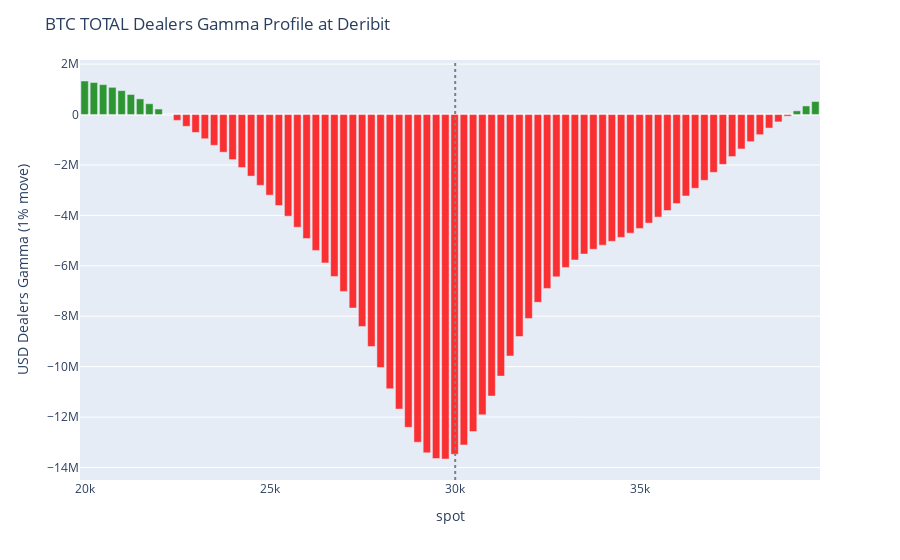
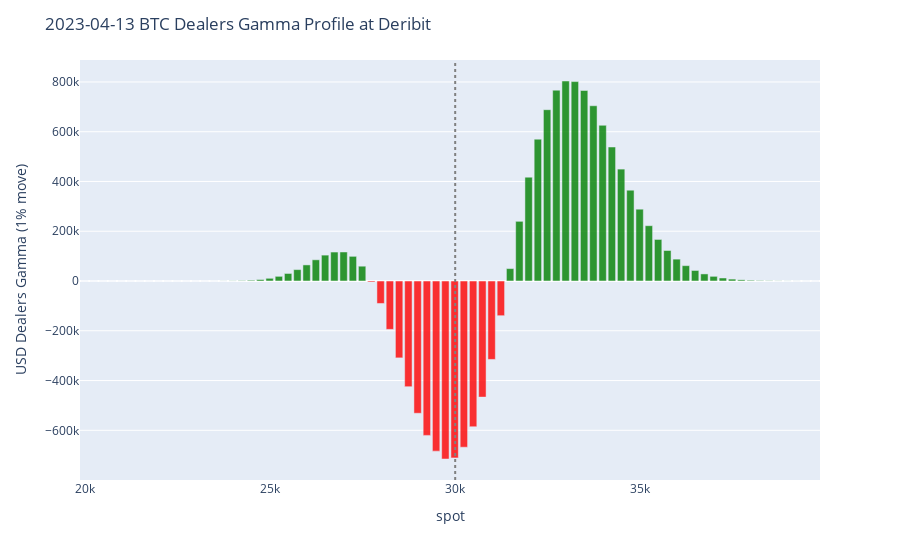
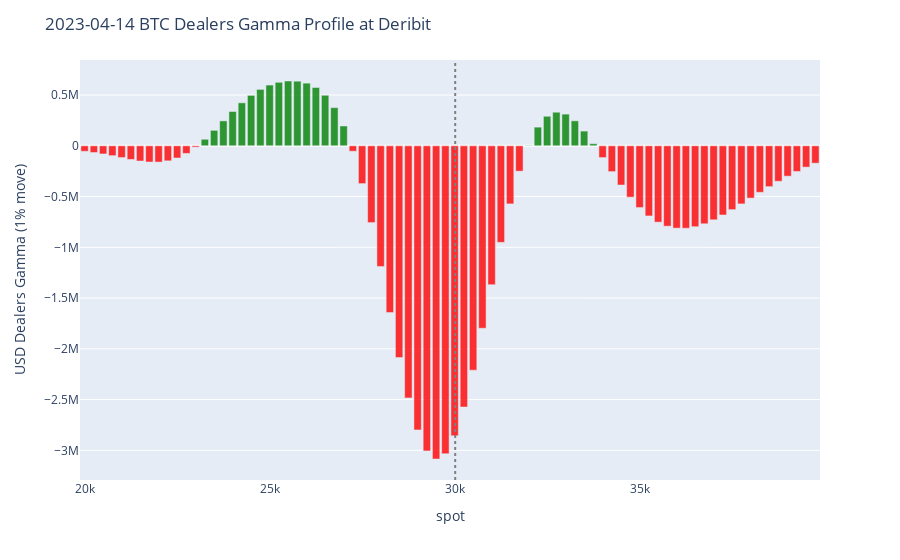
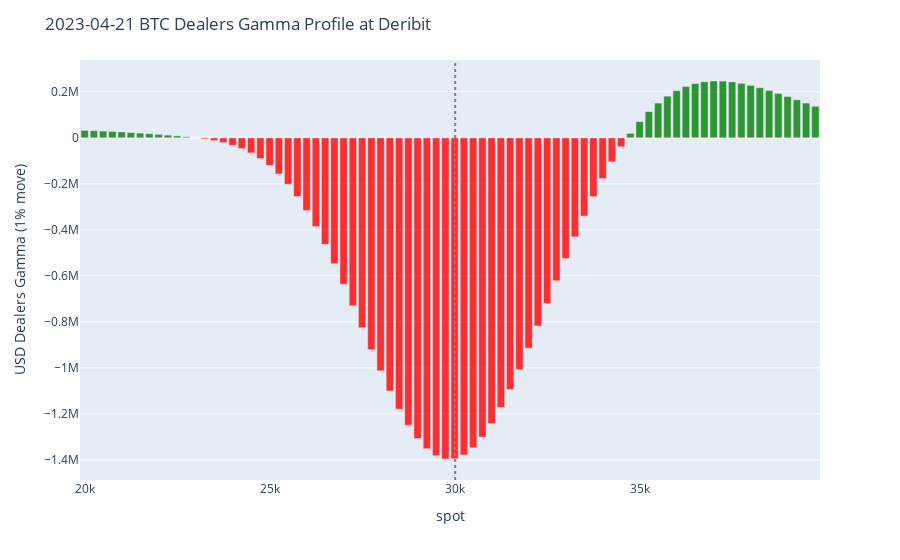

Here is the notebook cell these charts were saved with, in order:
### Markdown cell above
## Charting total gamma exposure and each expirations

### Code cell
##Here you can exclude some expirations
gamma_profile_exp = gamma_profile[gamma_profile['expiration']>'2022-4-12 08:00']
gamma_profile_tot = gamma_profile_exp.groupby(gamma_profile_exp.index).sum()

##Total gamma chart

fig = px.bar(gamma_profile_tot, x = gamma_profile_tot.index, y = 'usd_gamma', color=gamma_profile_tot["usd_gamma"] > 0,
    color_discrete_map={True: "green", False: "red"}, opacity = 0.8)

fig.update_layout(showlegend = False,
                  title = symbol + ' TOTAL Dealers Gamma Profile at Deribit'
                 )
fig.update_yaxes(title='USD Dealers Gamma (1% move)')

fig.add_vline(x=df_final['spot'].mean(), line_width=2, line_dash="dot", line_color="grey")
fig.show()


##Each expirations charts

for exp in gamma_profile['expiration'].unique():
    gamma_profile_exp = gamma_profile[gamma_profile['expiration'] == exp]
    fig = px.bar(gamma_profile_exp, x = gamma_profile_exp.index, y = 'usd_gamma', color=gamma_profile_exp["usd_gamma"] > 0,
        color_discrete_map={True: "green", False: "red"}, opacity = 0.8)

    fig.update_layout(showlegend = False,
                      title = str(exp)[0:10] +' '+symbol+' Dealers Gamma Profile at Deribit'
                     )
    fig.update_yaxes(title='USD Dealers Gamma (1% move)')
    fig.add_vline(x=df_final['spot'].mean(), line_width=2, line_dash="dot", line_color="grey")
    fig.show()

### Figure 1 — Plotly figure (JSON) as saved in the notebook; plotly's stock layout.template omitted (floating-point values rounded to 4 significant figures)
{"data": [{"alignmentgroup": "True", "hovertemplate": "color=True<br>spot=%{x}<br>usd_gamma=%{y}<extra></extra>", "legendgroup": "True", "marker": {"color": "green", "opacity": 0.8, "pattern": {"shape": ""}}, "name": "True", "offsetgroup": "True", "orientation": "v", "showlegend": true, "textposition": "auto", "type": "bar", "x": [20000, 20250, 20500, 20750, 21000, 21250, 21500, 21750, 22000, 39250, 39500, 39750], "xaxis": "x", "y": [1331000.0, 1270000.0, 1187000.0, 1080000.0, 949500.0, 795900.0, 621200.0, 427900.0, 219400.0, 147800.0, 341100.0, 516800.0], "yaxis": "y"}, {"alignmentgroup": "True", "hovertemplate": "color=False<br>spot=%{x}<br>usd_gamma=%{y}<extra></extra>", "legendgroup": "False", "marker": {"color": "red", "opacity": 0.8, "pattern": {"shape": ""}}, "name": "False", "offsetgroup": "False", "orientation": "v", "showlegend": true, "textposition": "auto", "type": "bar", "x": [22250, 22500, 22750, 23000, 23250, 23500, 23750, 24000, 24250, 24500, 24750, 25000, 25250, 25500, 25750, 26000, 26250, 26500, 26750, 27000, 27250, 27500, 27750, 28000, 28250, 28500, 28750, 29000, 29250, 29500, 29750, 30000, 30250, 30500, 30750, 31000, 31250, 31500, 31750, 32000, 32250, 32500, 32750, 33000, 33250, 33500, 33750, 34000, 34250, 34500, 34750, 35000, 35250, 35500, 35750, 36000, 36250, 36500, 36750, 37000, 37250, 37500, 37750, 38000, 38250, 38500, 38750, 39000], "xaxis": "x", "y": [-1039.0, -230400.0, -466600.0, -709200.0, -959100.0, -1219000.0, -1493000.0, -1786000.0, -2101000.0, -2442000.0, -2808000.0, -3197000.0, -3607000.0, -4032000.0, -4469000.0, -4920000.0, -5388000.0, -5884000.0, -6421000.0, -7015000.0, -7675000.0, -8406000.0, -9200000.0, -10040000.0, -10880000.0, -11680000.0, -12410000.0, -13000000.0, -13420000.0, -13640000.0, -13660000.0, -13480000.0, -13110000.0, -12570000.0, -11910000.0, -11170000.0, -10380000.0, -9577000.0, -8805000.0, -8089000.0, -7449000.0, -6897000.0, -6437000.0, -6065000.0, -5768000.0, -5534000.0, -5344000.0, -5180000.0, -5028000.0, -4873000.0, -4704000.0, -4516000.0, -4304000.0, -4067000.0, -3808000.0, -3528000.0, -3231000.0, -2923000.0, -2609000.0, -2291000.0, -1976000.0, -1666000.0, -1364000.0, -1075000.0, -798000.0, -536600.0, -291300.0, -63040.0], "yaxis": "y"}], "layout": {"barmode": "relative", "legend": {"title": {"text": "color"}, "tracegroupgap": 0}, "margin": {"t": 60}, "shapes": [{"line": {"color": "grey", "dash": "dot", "width": 2}, "type": "line", "x0": 30020.0, "x1": 30020.0, "xref": "x", "y0": 0, "y1": 1, "yref": "y domain"}], "showlegend": false, "title": {"text": "BTC TOTAL Dealers Gamma Profile at Deribit"}, "xaxis": {"anchor": "y", "domain": [0, 1], "title": {"text": "spot"}}, "yaxis": {"anchor": "x", "domain": [0, 1], "title": {"text": "USD Dealers Gamma (1% move)"}}}}

### Figure 2 — Plotly figure (JSON) as saved in the notebook; plotly's stock layout.template omitted (floating-point values rounded to 4 significant figures)
{"data": [{"alignmentgroup": "True", "hovertemplate": "color=True<br>spot=%{x}<br>usd_gamma=%{y}<extra></extra>", "legendgroup": "True", "marker": {"color": "green", "opacity": 0.8, "pattern": {"shape": ""}}, "name": "True", "offsetgroup": "True", "orientation": "v", "showlegend": true, "textposition": "auto", "type": "bar", "x": [20000, 20250, 20500, 20750, 21000, 21250, 21500, 21750, 22000, 22250, 22500, 22750, 23000, 23250, 23500, 23750, 24000, 24250, 24500, 24750, 25000, 25250, 25500, 25750, 26000, 26250, 26500, 26750, 27000, 27250, 27500, 31500, 31750, 32000, 32250, 32500, 32750, 33000, 33250, 33500, 33750, 34000, 34250, 34500, 34750, 35000, 35250, 35500, 35750, 36000, 36250, 36500, 36750, 37000, 37250, 37500, 37750, 38000, 38250, 38500, 38750, 39000, 39250, 39500, 39750], "xaxis": "x", "y": [1.564e-08, 1.522e-07, 1.319e-06, 1.022e-05, 7.105e-05, 0.0004449, 0.002517, 0.01292, 0.0603, 0.2568, 1.001, 3.582, 11.8, 35.85, 100.8, 262.6, 636.0, 1434.0, 3018.0, 5932.0, 10910.0, 18790.0, 30310.0, 45790.0, 64710.0, 85240.0, 104100.0, 116400.0, 116700.0, 99150.0, 59570.0, 49880.0, 239900.0, 417300.0, 570100.0, 688500.0, 767000.0, 803800.0, 801500.0, 765800.0, 704400.0, 625800.0, 538500.0, 449800.0, 365100.0, 288600.0, 222300.0, 167100.0, 122600.0, 87950.0, 61700.0, 42360.0, 28480.0, 18760.0, 12120.0, 7677.0, 4772.0, 2913.0, 1746.0, 1028.0, 595.3, 338.9, 189.8, 104.6, 56.73], "yaxis": "y"}, {"alignmentgroup": "True", "hovertemplate": "color=False<br>spot=%{x}<br>usd_gamma=%{y}<extra></extra>", "legendgroup": "False", "marker": {"color": "red", "opacity": 0.8, "pattern": {"shape": ""}}, "name": "False", "offsetgroup": "False", "orientation": "v", "showlegend": true, "textposition": "auto", "type": "bar", "x": [27750, 28000, 28250, 28500, 28750, 29000, 29250, 29500, 29750, 30000, 30250, 30500, 30750, 31000, 31250], "xaxis": "x", "y": [-4006.0, -90230.0, -194400.0, -309000.0, -424600.0, -531400.0, -620400.0, -683700.0, -715300.0, -710900.0, -667800.0, -585800.0, -466600.0, -315100.0, -139400.0], "yaxis": "y"}], "layout": {"barmode": "relative", "legend": {"title": {"text": "color"}, "tracegroupgap": 0}, "margin": {"t": 60}, "shapes": [{"line": {"color": "grey", "dash": "dot", "width": 2}, "type": "line", "x0": 30020.0, "x1": 30020.0, "xref": "x", "y0": 0, "y1": 1, "yref": "y domain"}], "showlegend": false, "title": {"text": "2023-04-13 BTC Dealers Gamma Profile at Deribit"}, "xaxis": {"anchor": "y", "domain": [0, 1], "title": {"text": "spot"}}, "yaxis": {"anchor": "x", "domain": [0, 1], "title": {"text": "USD Dealers Gamma (1% move)"}}}}

### Figure 3 — Plotly figure (JSON) as saved in the notebook; plotly's stock layout.template omitted (floating-point values rounded to 4 significant figures)
{"data": [{"alignmentgroup": "True", "hovertemplate": "color=False<br>spot=%{x}<br>usd_gamma=%{y}<extra></extra>", "legendgroup": "False", "marker": {"color": "red", "opacity": 0.8, "pattern": {"shape": ""}}, "name": "False", "offsetgroup": "False", "orientation": "v", "showlegend": true, "textposition": "auto", "type": "bar", "x": [20000, 20250, 20500, 20750, 21000, 21250, 21500, 21750, 22000, 22250, 22500, 22750, 23000, 27250, 27500, 27750, 28000, 28250, 28500, 28750, 29000, 29250, 29500, 29750, 30000, 30250, 30500, 30750, 31000, 31250, 31500, 31750, 34000, 34250, 34500, 34750, 35000, 35250, 35500, 35750, 36000, 36250, 36500, 36750, 37000, 37250, 37500, 37750, 38000, 38250, 38500, 38750, 39000, 39250, 39500, 39750], "xaxis": "x", "y": [-54150.0, -65910.0, -80350.0, -97290.0, -115900.0, -134300.0, -150100.0, -160000.0, -160500.0, -148100.0, -120100.0, -74990.0, -12870.0, -53350.0, -372600.0, -756500.0, -1189000.0, -1643000.0, -2087000.0, -2483000.0, -2799000.0, -3005000.0, -3085000.0, -3034000.0, -2857000.0, -2574000.0, -2210000.0, -1798000.0, -1368000.0, -951100.0, -572200.0, -250000.0, -115900.0, -254200.0, -386500.0, -506100.0, -608500.0, -691000.0, -752100.0, -791800.0, -811200.0, -812100.0, -797000.0, -768300.0, -729000.0, -681600.0, -628800.0, -572600.0, -515200.0, -458100.0, -402500.0, -349300.0, -299300.0, -252800.0, -210100.0, -171200.0], "yaxis": "y"}, {"alignmentgroup": "True", "hovertemplate": "color=True<br>spot=%{x}<br>usd_gamma=%{y}<extra></extra>", "legendgroup": "True", "marker": {"color": "green", "opacity": 0.8, "pattern": {"shape": ""}}, "name": "True", "offsetgroup": "True", "orientation": "v", "showlegend": true, "textposition": "auto", "type": "bar", "x": [23250, 23500, 23750, 24000, 24250, 24500, 24750, 25000, 25250, 25500, 25750, 26000, 26250, 26500, 26750, 27000, 32000, 32250, 32500, 32750, 33000, 33250, 33500, 33750], "xaxis": "x", "y": [64120.0, 152000.0, 245200.0, 337600.0, 423100.0, 496700.0, 555500.0, 598200.0, 625500.0, 638200.0, 636300.0, 617100.0, 574300.0, 498000.0, 375800.0, 195100.0, 3744.0, 183800.0, 290900.0, 330600.0, 312000.0, 246000.0, 144800.0, 20460.0], "yaxis": "y"}], "layout": {"barmode": "relative", "legend": {"title": {"text": "color"}, "tracegroupgap": 0}, "margin": {"t": 60}, "shapes": [{"line": {"color": "grey", "dash": "dot", "width": 2}, "type": "line", "x0": 30020.0, "x1": 30020.0, "xref": "x", "y0": 0, "y1": 1, "yref": "y domain"}], "showlegend": false, "title": {"text": "2023-04-14 BTC Dealers Gamma Profile at Deribit"}, "xaxis": {"anchor": "y", "domain": [0, 1], "title": {"text": "spot"}}, "yaxis": {"anchor": "x", "domain": [0, 1], "title": {"text": "USD Dealers Gamma (1% move)"}}}}

### Figure 4 — Plotly figure (JSON) as saved in the notebook; plotly's stock layout.template omitted (floating-point values rounded to 4 significant figures)
{"data": [{"alignmentgroup": "True", "hovertemplate": "color=True<br>spot=%{x}<br>usd_gamma=%{y}<extra></extra>", "legendgroup": "True", "marker": {"color": "green", "opacity": 0.8, "pattern": {"shape": ""}}, "name": "True", "offsetgroup": "True", "orientation": "v", "showlegend": true, "textposition": "auto", "type": "bar", "x": [20000, 20250, 20500, 20750, 21000, 21250, 21500, 21750, 22000, 22250, 22500, 22750, 23000, 34750, 35000, 35250, 35500, 35750, 36000, 36250, 36500, 36750, 37000, 37250, 37500, 37750, 38000, 38250, 38500, 38750, 39000, 39250, 39500, 39750], "xaxis": "x", "y": [32530.0, 31170.0, 29540.0, 27650.0, 25540.0, 23210.0, 20690.0, 17990.0, 15100.0, 11980.0, 8568.0, 4725.0, 238.3, 19470.0, 70470.0, 114300.0, 151100.0, 181300.0, 205200.0, 223200.0, 235800.0, 243600.0, 247100.0, 246800.0, 243200.0, 236900.0, 228300.0, 217800.0, 206000.0, 193100.0, 179400.0, 165400.0, 151200.0, 137100.0], "yaxis": "y"}, {"alignmentgroup": "True", "hovertemplate": "color=False<br>spot=%{x}<br>usd_gamma=%{y}<extra></extra>", "legendgroup": "False", "marker": {"color": "red", "opacity": 0.8, "pattern": {"shape": ""}}, "name": "False", "offsetgroup": "False", "orientation": "v", "showlegend": true, "textposition": "auto", "type": "bar", "x": [23250, 23500, 23750, 24000, 24250, 24500, 24750, 25000, 25250, 25500, 25750, 26000, 26250, 26500, 26750, 27000, 27250, 27500, 27750, 28000, 28250, 28500, 28750, 29000, 29250, 29500, 29750, 30000, 30250, 30500, 30750, 31000, 31250, 31500, 31750, 32000, 32250, 32500, 32750, 33000, 33250, 33500, 33750, 34000, 34250, 34500], "xaxis": "x", "y": [-5200.0, -12010.0, -20750.0, -32070.0, -46760.0, -65690.0, -89790.0, -120000.0, -157100.0, -201900.0, -254800.0, -316100.0, -385600.0, -463000.0, -547100.0, -636800.0, -730300.0, -825800.0, -920800.0, -1013000.0, -1100000.0, -1180000.0, -1249000.0, -1307000.0, -1352000.0, -1382000.0, -1396000.0, -1395000.0, -1379000.0, -1347000.0, -1301000.0, -1243000.0, -1173000.0, -1094000.0, -1007000.0, -914300.0, -818000.0, -719800.0, -621400.0, -524400.0, -430400.0, -340400.0, -255500.0, -176600.0, -104200.0, -38780.0], "yaxis": "y"}], "layout": {"barmode": "relative", "legend": {"title": {"text": "color"}, "tracegroupgap": 0}, "margin": {"t": 60}, "shapes": [{"line": {"color": "grey", "dash": "dot", "width": 2}, "type": "line", "x0": 30020.0, "x1": 30020.0, "xref": "x", "y0": 0, "y1": 1, "yref": "y domain"}], "showlegend": false, "title": {"text": "2023-04-21 BTC Dealers Gamma Profile at Deribit"}, "xaxis": {"anchor": "y", "domain": [0, 1], "title": {"text": "spot"}}, "yaxis": {"anchor": "x", "domain": [0, 1], "title": {"text": "USD Dealers Gamma (1% move)"}}}}
